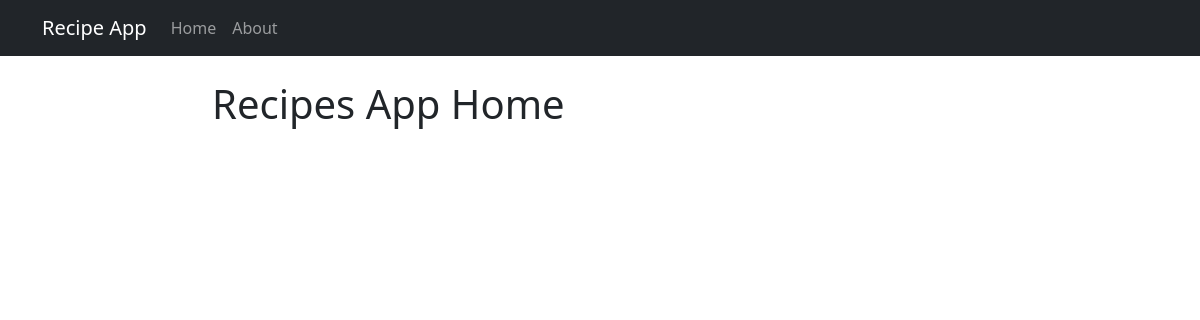
The app's page /, older data.
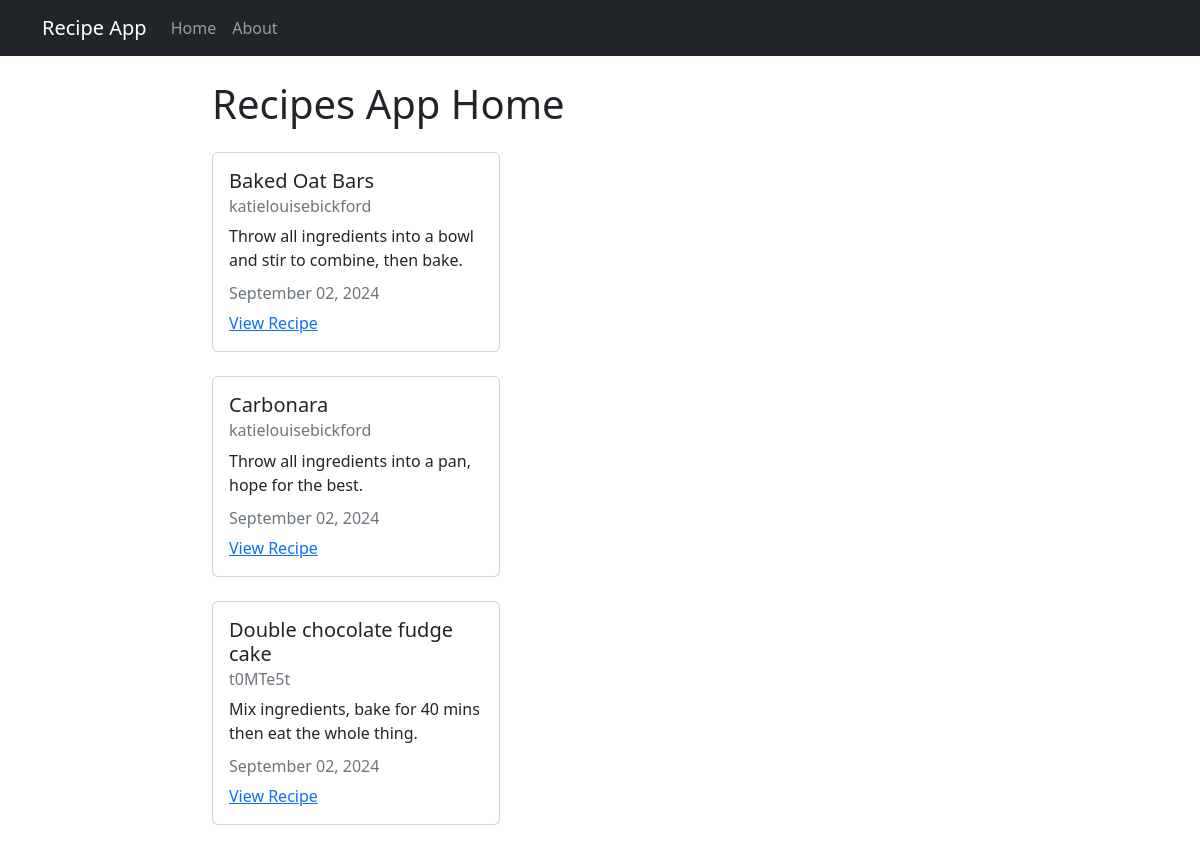
The same page, newer data.
### recipe_app/models.py (models this page shows, shortened)
class Recipe(models.Model):
    title = models.CharField(max_length=100)
    description = models.TextField()
    author = models.ForeignKey(User, on_delete=models.CASCADE)
    created_at = models.DateTimeField(auto_now_add=True)
    update_at = models.DateTimeField(auto_now=True)

### recipe_app/views.py (the view)
# urls.py: path('', views.home, name='home'),
def home(request):
    recipes = models.Recipe.objects.all()
    context = {
        'recipes': recipes
    }
    return render(request, 'recipe_app/home.html', context)

### recipe_app/templates/recipe_app/home.html
{% extends 'recipe_app/base.html' %} {% block content %}
<h1>Recipes App Home</h1>
{% for recipe in recipes %}
<div class="card my-4" style="width: 18rem">
  <div class="card-body">
    <h5 class="card-title">{{ recipe.title }}</h5>
    <h6 class="card-subtitle mb-2 text-muted">{{ recipe.author }}</h6>
    <p class="card-text">{{ recipe.description }}</p>
    <h6 class="card-subtitle mb-2 text-muted">{{ recipe.update_at |date:"F d, Y"}}</h6>
    <a href="#" class="card-link">View Recipe</a>
  </div>
</div>
{% endfor %} {% endblock %}

### recipe_app/templates/recipe_app/base.html (shortened to what this page needs)
<!DOCTYPE html>
<html lang="en">
  <head>
    <link
      href="https://cdn.jsdelivr.net/npm/bootstrap@5.2.3/dist/css/bootstrap.min.css"
      rel="stylesheet"
    />
  </head>
  <body>
    <nav class="navbar navbar-expand-lg navbar-dark bg-dark">
      <div class="container">
        <a class="navbar-brand" href="{% url 'home' %}">Recipe App</a>
        <div class="collapse navbar-collapse" id="navbarNav">
          <ul class="navbar-nav">
            <li class="nav-item">
              <a class="nav-link" aria-current="page" href="{% url 'home' %}">Home</a>
            </li>
            <li class="nav-item">
              <a class="nav-link" href="{% url 'about' %}">About</a>
            </li>
          </ul>
        </div>
      </div>
    </nav>
    <div class="container mt-4 col-8">
      {% block content %} {% endblock %}</div>
  </body>
</html>

Row changes from the older to the newer data that the page shows:
added Recipe: title "Baked Oat Bars", author "katielouisebickford", description "Throw all ingredients into a bowl and stir to combine, then bake.", update_at "September 02, 2024"
added Recipe: title "Carbonara", author "katielouisebickford", description "Throw all ingredients into a pan, hope for the best.", update_at "September 02, 2024"
added Recipe: title "Double chocolate fudge cake", author "t0MTe5t", description "Mix ingredients, bake for 40 mins then eat the whole thing.", update_at "September 02, 2024"
